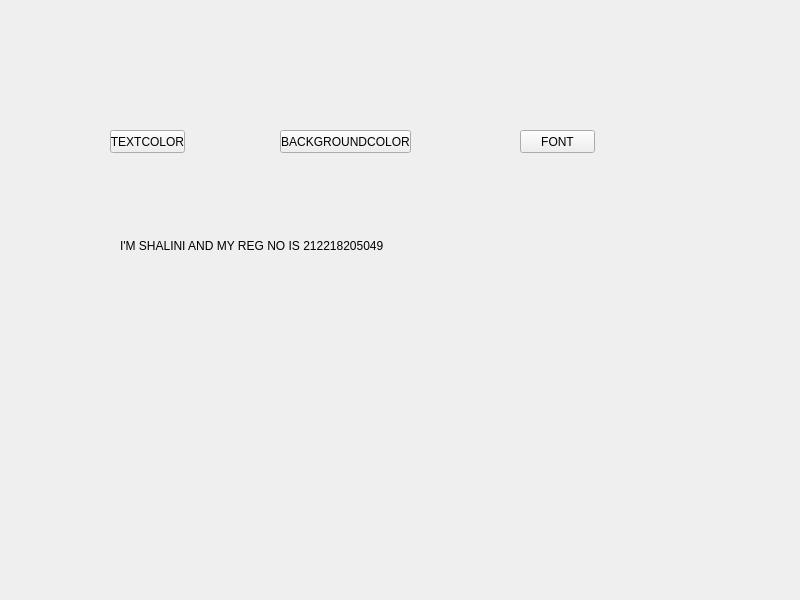
<?xml version="1.0" encoding="UTF-8"?>
<ui version="4.0">
 <class>Widget</class>
 <widget class="QWidget" name="Widget">
  <property name="geometry">
   <rect>
    <x>0</x>
    <y>0</y>
    <width>800</width>
    <height>600</height>
   </rect>
  </property>
  <property name="windowTitle">
   <string>Widget</string>
  </property>
  <widget class="QPushButton" name="pushButton">
   <property name="geometry">
    <rect>
     <x>110</x>
     <y>130</y>
     <width>75</width>
     <height>23</height>
    </rect>
   </property>
   <property name="text">
    <string>TEXTCOLOR</string>
   </property>
  </widget>
  <widget class="QPushButton" name="pushButton_2">
   <property name="geometry">
    <rect>
     <x>280</x>
     <y>130</y>
     <width>131</width>
     <height>23</height>
    </rect>
   </property>
   <property name="text">
    <string>BACKGROUNDCOLOR</string>
   </property>
  </widget>
  <widget class="QPushButton" name="pushButton_3">
   <property name="geometry">
    <rect>
     <x>520</x>
     <y>130</y>
     <width>75</width>
     <height>23</height>
    </rect>
   </property>
   <property name="text">
    <string>FONT</string>
   </property>
  </widget>
  <widget class="QLabel" name="label">
   <property name="geometry">
    <rect>
     <x>120</x>
     <y>190</y>
     <width>471</width>
     <height>111</height>
    </rect>
   </property>
   <property name="text">
    <string>I'M SHALINI AND MY REG NO IS 212218205049</string>
   </property>
  </widget>
 </widget>
 <resources/>
 <connections/>
</ui>
